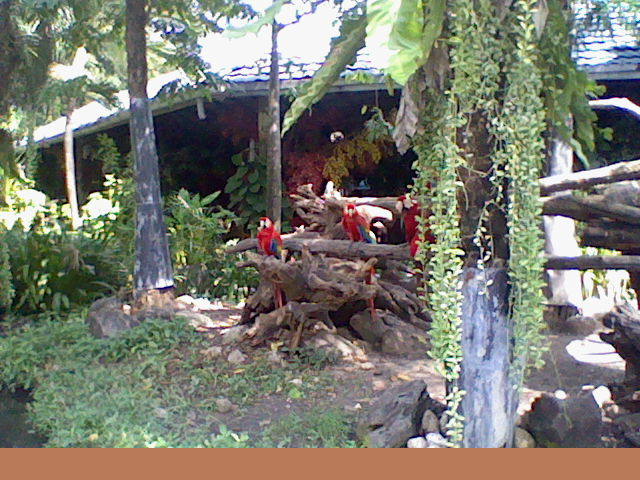

The image is a tile-based game level rendered from a .tmx file. Its description and source (layers, tilesets, objects; grid data summarised) follow:
An orthogonal 20x15 tile map with 32x32 px tiles, 2 tile layers (Background, Tiles), 4 tilesets and 5 objects (mainPlayer, BoxGuyEntity).

<map version="1.2" tiledversion="1.3.1" orientation="orthogonal" renderorder="right-down" compressionlevel="0" width="20" height="15" tilewidth="32" tileheight="32" infinite="0" nextlayerid="16" nextobjectid="56">
 <tileset firstgid="1" source="backdrop_startmenu.tsx" />
 <tileset firstgid="2" source="LOGO.tsx" />
 <tileset firstgid="3" source="backdrop_level_final.tsx" />
 <tileset firstgid="4" source="all_tiles.tsx" />
 <layer id="1" name="Background" width="20" height="15">
  <data>[300 cells, 1 non-empty, 1 distinct tile ids]</data>
 </layer>
 <layer id="15" name="Tiles" width="20" height="15">
  <data>[300 cells, 20 non-empty, 1 distinct tile ids]</data>
 </layer>
 <objectgroup id="4" name="Button" />
 <objectgroup id="2" name="Player">
  <object id="54" name="mainPlayer" x="32" y="32" width="48" height="48" />
  <object id="55" name="BoxGuyEntity" x="448" y="288" width="38" height="38">
   <properties>
    <property name="messageIndex" type="int" value="10" />
    <property name="redirect" value="_startmenu" />
   </properties>
  </object>
 </objectgroup>
 <objectgroup id="5" name="Enemy" />
 <objectgroup id="3" name="collision">
  <object id="16" x="640" y="0" width="32" height="480" />
  <object id="17" x="-32" y="0" width="32" height="480" />
  <object id="41" x="0" y="448" width="640" height="32" />
 </objectgroup>
 <objectgroup id="11" name="Trampoline" />
</map>
